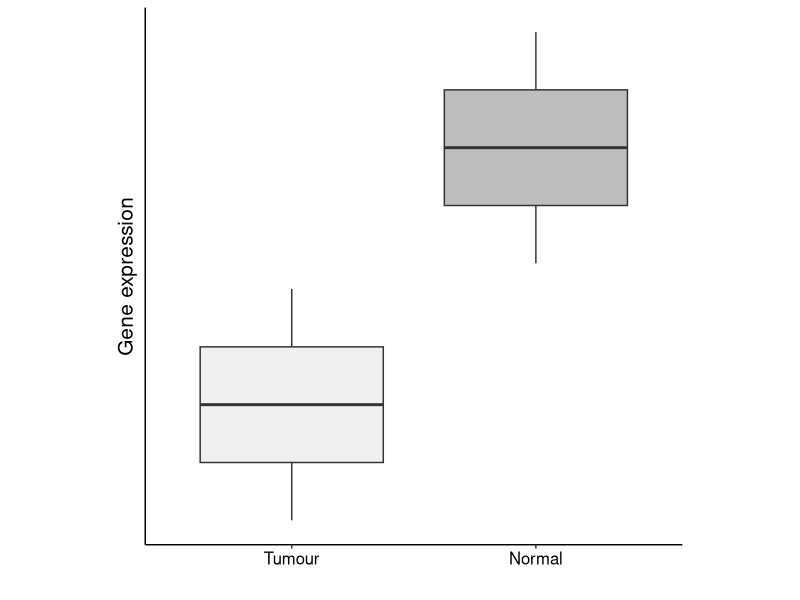
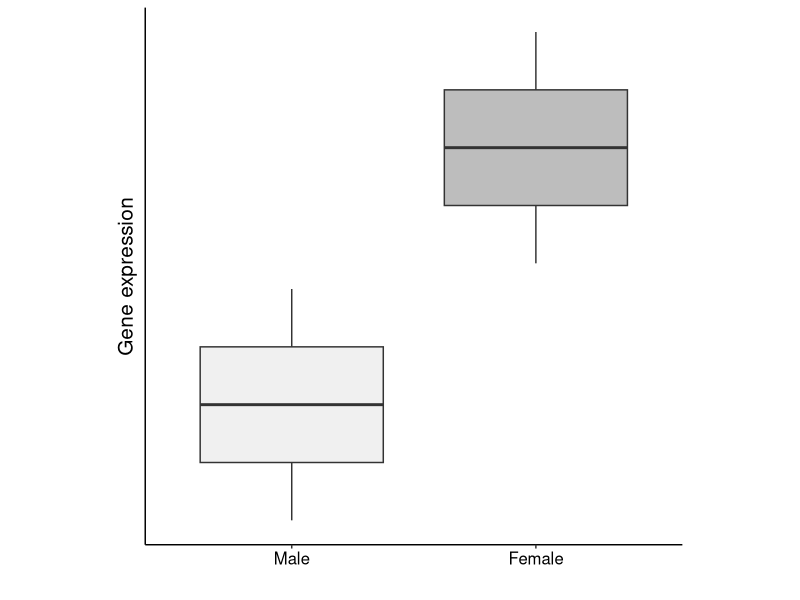

R code for these plots, in order:
suppressMessages(library(tidyverse))
suppressMessages(library(RColorBrewer))
options(bitmapType = "cairo")
set.seed(123)


data1 <- data.frame(x = c(rep("XX", 10), rep("YY", 10)), y = c(c(1:10), c(11:20))) %>%
  as.tibble()

plot1 <- ggplot(data = data1, mapping=aes(x=x, y=y, fill=x)) +
  geom_boxplot() +
  theme_classic() +
  theme(
    axis.title = element_text(size=15),
    axis.text.y = element_blank(),
    axis.text.x = element_text(color="black", size=12),
    axis.ticks.y = element_blank(),
    legend.position = "none",
    aspect.ratio=1) +
  scale_fill_brewer(type = "seq", palette = "Greys") +
  scale_x_discrete(labels=c("Tumour", "Normal")) +
  labs(x = "", y = "Gene expression")
ggsave(filename="boxplot1.png", plot=plot1, height=2, width=2, path = "./plots/other_plots/")
unlink("boxplot1.png")


plot2 <- ggplot(data = data1, mapping=aes(x=x, y=y, fill=x)) +
  geom_boxplot() +
  theme_classic() +
  theme(
    axis.title = element_text(size=15),
    axis.text.y = element_blank(),
    axis.text.x = element_text(color="black", size=12),
    axis.ticks.y = element_blank(),
    legend.position = "none",
    aspect.ratio=1) +
  scale_fill_brewer(type = "seq", palette = "Greys") +
  scale_x_discrete(labels=c("Male", "Female")) +
  labs(x = "", y = "Gene expression")
ggsave(filename="boxplot2.png", plot=plot2, height=2, width=2, path = "./plots/other_plots/")
unlink("boxplot2.png")
